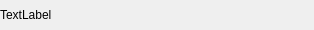
<?xml version="1.0" encoding="UTF-8"?>
<ui version="4.0">
 <class>DMessage</class>
 <widget class="QWidget" name="DMessage">
  <property name="geometry">
   <rect>
    <x>0</x>
    <y>0</y>
    <width>314</width>
    <height>30</height>
   </rect>
  </property>
  <property name="windowTitle">
   <string>DMessage</string>
  </property>
  <layout class="QHBoxLayout" name="horizontalLayout">
   <property name="leftMargin">
    <number>0</number>
   </property>
   <property name="topMargin">
    <number>0</number>
   </property>
   <property name="rightMargin">
    <number>0</number>
   </property>
   <property name="bottomMargin">
    <number>0</number>
   </property>
   <item>
    <widget class="QLabel" name="label">
     <property name="text">
      <string>TextLabel</string>
     </property>
    </widget>
   </item>
  </layout>
 </widget>
 <layoutdefault spacing="6" margin="11"/>
 <resources/>
 <connections/>
</ui>
